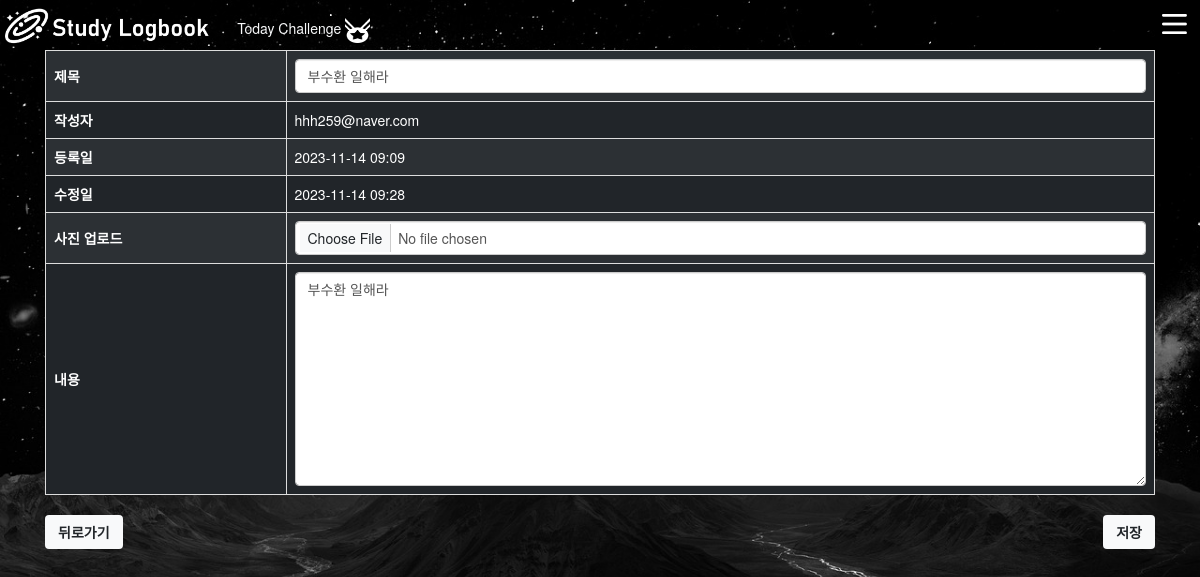
/issues/2/update/ (signed in), run on an earlier commit of the app's database.
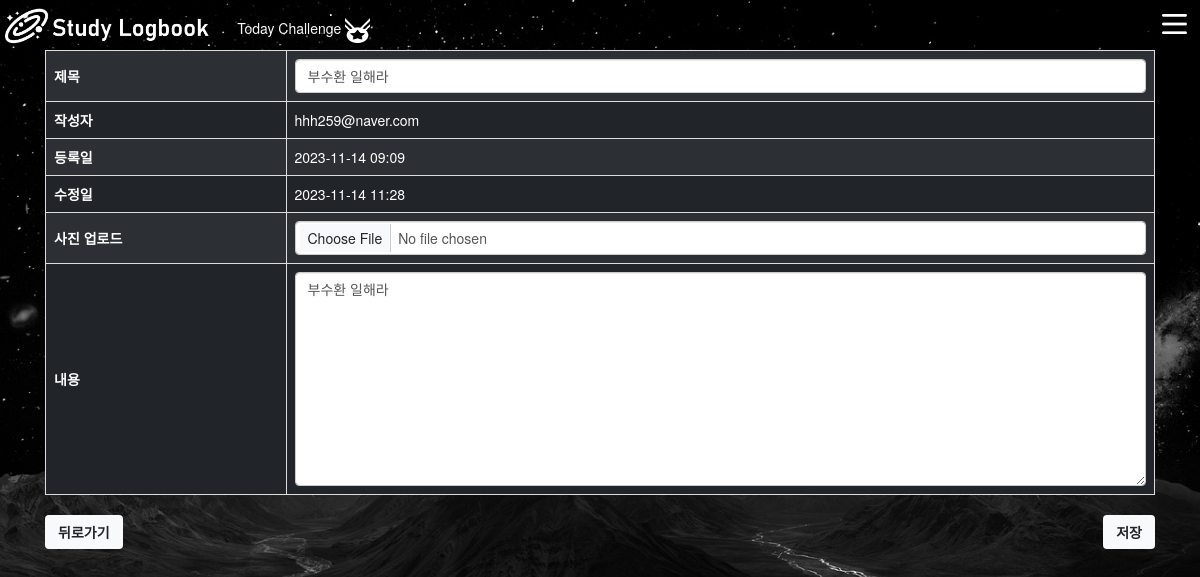
And on a later commit of the database.
### issues/models.py (models this page shows)
class Issue(models.Model):
    user = models.ForeignKey(
        settings.AUTH_USER_MODEL, on_delete=models.CASCADE, related_name='user_issues'
    )
    like_users = models.ManyToManyField(
        settings.AUTH_USER_MODEL, related_name='like_issues'
    )
    title = models.CharField(max_length=200)
    content = models.TextField()
    count = models.PositiveIntegerField(default=0)
    image = models.ImageField(blank=True)
    created_at = models.DateTimeField(auto_now_add=True)
    updated_at = models.DateTimeField(auto_now=True)

### issues/views.py (the view)
# urls.py: path('update/', views.update, name='update'),
@login_required
def update(request, pk):
    issue = Issue.objects.get(pk=pk)
    if request.user == issue.user:
        if request.method == 'POST':
            form = IssueForm(request.POST, request.FILES, instance=issue)
            if form.is_valid:
                p = form.save(commit=False)
                p.user = request.user
                form.save()
                return redirect('issues:detail', issue.pk)
        else:
            form = IssueForm(request.FILES, instance=issue)
    else:
        return redirect('issues:index')
    context = {
        'issue': issue,
        'form': form,
    }
    return render(request, 'issues/update.html', context)

### issues/forms.py
class IssueForm(forms.ModelForm):
    class Meta:
        model = Issue
        exclude = ('user', 'like_users','count')

### accounts/models.py (called while the page is built)
    @property
    def users(self):
        users = get_user_model().objects.all()
        return users

### issues/templates/issues/update.html (shortened to what this page needs)
{% extends "base.html" %}
{% block css %}
  <link rel="stylesheet" href="https://maxcdn.bootstrapcdn.com/bootstrap/3.3.2/css/bootstrap.min.css">
  {% endblock css %}
{% block content %}
<div class='container'>
  <form action="{% url "issues:update" issue.pk %}" method="post" class="form-horizontal" enctype='multipart/form-data'>
    <table class="table table-striped table-bordered table-dark">
      <tr>
        <th class='align-middle'>제목</th>
        <td><input type="text" class="form-control" name="title" value="{{ issue.title }}"></td>
      </tr>
      <tr>
        <th>작성자</th>
        <td>{{ request.user }}</td>
      </tr>
      <tr>
        <th>등록일</th>
        <td>{{ issue.created_at | date:"Y-m-d H:i" }}</td>
      </tr>
      <tr>
        <th>수정일</th>
        <td>{{ issue.updated_at | date:"Y-m-d H:i" }}</td>
      </tr>
      <tr>
        <th class='align-middle'>사진 업로드</th>
        <td><input type="file" rows="10" class="form-control" name="image"></input></td>
      </tr>
      <tr>
        <th class='align-middle'>내용</th>
        <td><textarea rows="10" class="form-control" name="content">{{ issue.content }}</textarea></td>
      </tr>
    </table>
    <div class='d-flex justify-content-between'>
      <a href="{% url "issues:index" %}"><button class="btn btn btn-light text-dark mouse fw-bold" type="button">뒤로가기</button></a>
      <button class="btn btn-light text-dark mouse fw-bold" id="btn_cursor" type="submit">저장</button>
    </div>
    </form>
</div>
{% endblock content %}

What changed in the data, as far as the page shows it:
changed Issue "부수환 일해라": updated_at "2023-11-14 09:28" → "2023-11-14 11:28"
